Frame 1 (no input): blank canvas, image omitted
Frame 60 (the mouse pressed at the canvas centre just before this capture): blank canvas, image omitted
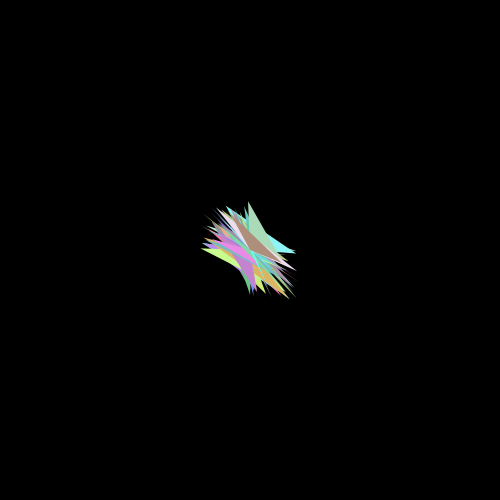
Frame 120 (the mouse held since frame 60 and released just before this capture)

The Processing sketch whose frames 1 and 60 were blank and that drew this single picture after the mouse press (run headless with seeded random() and noise(); from frame 60 on, the mouse is pressed at the canvas centre):

// Processing sketch: rainbow_draw
// ── rainbow_draw.pde
boolean clickDown = false;
boolean circles = false;
int radiuz = 50;
 
void setup(){
  background(0);
  smooth();
  size(500,500);
  noStroke();
  ellipseMode(CENTER);
}
 
void draw(){
  int x = mouseX;
  int y = mouseY;
   
  fill(random(100,255),random(100,255),random(100,255));
   
  if (clickDown && !circles){
    triangle(x,y,x-random(radiuz),y-random(radiuz),x+random(radiuz),y+random(radiuz));
  }
  if (clickDown && circles){
    ellipse(x, y, radiuz, radiuz);
  }
}
 
void mousePressed(){
  clickDown = !clickDown;
}
 
void keyPressed(){
  if (key == 'c'){ //clear
    background(0);
  }
  if (key == 'x'){ //increase draw size
    radiuz += 10;
  }
  if (key == 'z'){ //decrease draw size
    radiuz -= 10;
  }
    if (key == 'a'){ // switch tool
    circles = !circles;
  }
}
